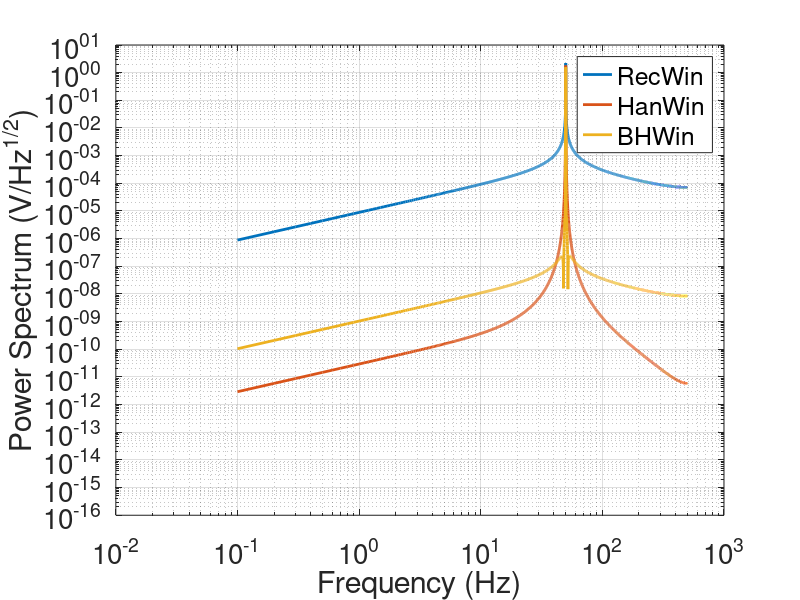
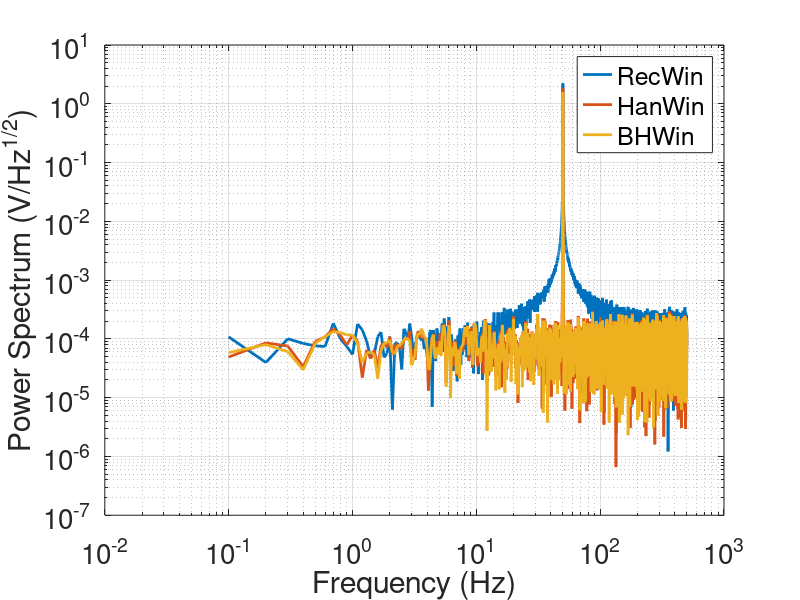

Here is the MATLAB script that generated these plots, in order:
% 测试窗函数对功率谱估计的影响

%%
set(groot,'DefaultLineLineWidth',2)
set(groot,'DefaultAxesFontSize',20)
set(groot,'DefaultFigureColor','w')

clear;clc
close all

%% 单频信号加窗测试
fs = 1000;
T = 10;
t = (0:1/fs:T)';

fsig = 50;
sig = sin(2*pi*fsig*t);

nfft = length(sig);
win_rect = rectwin(nfft);
win_hann = hanning(nfft);
win_bh = blackmanharris(nfft);

figure('Name','SignalPSD')
[px_rect,f] = periodogram(sig,win_rect,'onesided',nfft,fs);
loglog(f,sqrt(px_rect),'DisplayName','RecWin')
hold on
grid on
[px_hann,f] = periodogram(sig,win_hann,'onesided',nfft,fs);
loglog(f,sqrt(px_hann),'DisplayName','HanWin')
[px_bh,f] = periodogram(sig,win_bh,'onesided',nfft,fs);
loglog(f,sqrt(px_bh),'DisplayName','BHWin')
legend
xlabel('Frequency (Hz)')
ylabel('Power Spectrum (V/Hz^{1/2})')

%% 频谱泄漏对功率谱估计的影响
PSD = 1e-4;
xn = randn(size(sig))*PSD*sqrt(fs/2);
new_sig = sig+xn;

figure('Name','NoisePSD')
[px_rect,f] = periodogram(new_sig,win_rect,'onesided',nfft,fs);
loglog(f,sqrt(px_rect),'DisplayName','RecWin')
hold on
grid on
[px_hann,f] = periodogram(new_sig,win_hann,'onesided',nfft,fs);
loglog(f,sqrt(px_hann),'DisplayName','HanWin')
[px_bh,f] = periodogram(new_sig,win_bh,'onesided',nfft,fs);
loglog(f,sqrt(px_bh),'DisplayName','BHWin')
legend
xlabel('Frequency (Hz)')
ylabel('Power Spectrum (V/Hz^{1/2})')
